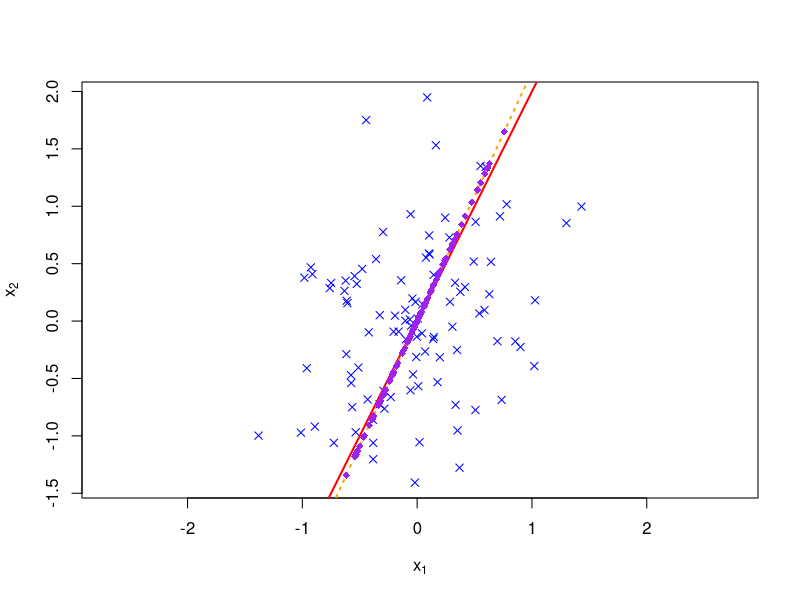

The R source for this figure:
### 主成分分析

### 人工データ(2次元)による例
set.seed(123)
n <- 100 # データ数
(a <- c(1, 2)/sqrt(5)) # 主成分方向(単位ベクトル)の設定
x <- runif(n,-1,1) %o% a + rnorm(2*n, sd=0.5) # 観測データ
## aのスカラー倍に正規乱数がのった形となっており
## a方向に本質的な情報が集約されていることがわかる
head(x) # データの一部を表示
plot(x, pch=4, col="blue", asp=1, # 散布図
	xlab=expression(x[1]), ylab=expression(x[2])) 
abline(0, a[2]/a[1], col="red", lwd=2) # 主成分方向の図示
## 主成分方向の推定
(est <- prcomp(x)) 
## 第１主成分方向がaに非常に近い (符号は反対)
abline(0, est$rotation[2,1]/est$rotation[1,1], # 図示
	  col="orange", lty="dotted", lwd=2)
## 主成分得点の計算
head(predict(est))      # 主成分得点の一部を表示
pc1 <- predict(est)[,1] # 第１主成分得点の取得
points(pc1 %o% est$rotation[,1], pch=18, col="purple") # 図示
## 固有値分解との比較
(eig <- eigen(crossprod(scale(x,scale=FALSE)))) # 固有値分解
est$rotation # 主成分負荷量
eig$vectors  # 固有ベクトル (符号を除いて主成分負荷量と一致)
est$sdev               # 主成分の標準偏差
sqrt(eig$values/(n-1)) # 固有値と主成分の標準偏差の関係

